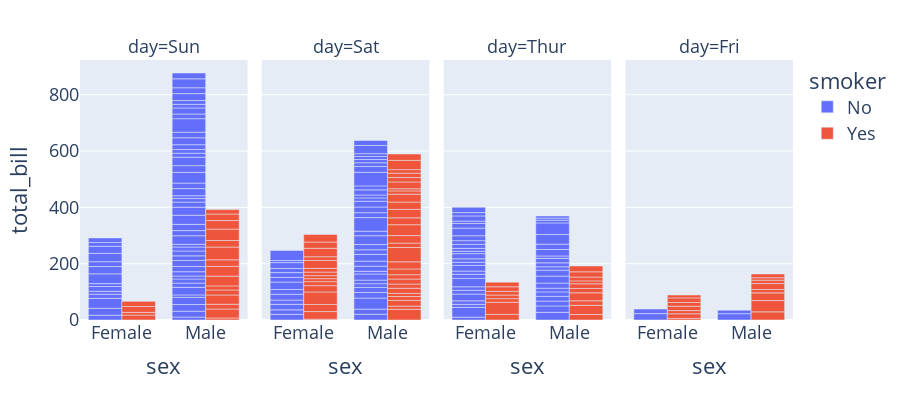

This figure's notebook cell:
### Markdown cell above
# Loading Tracking Data

In this tutorial, we will walk through the process of loading tracking data from different format
into Megabouts.

## Table of Contents
1. [Tracking method and data format](#Tracking-method-and-data-format)
2. [Example of high-resolution tracking for freely-swimming zebrafish](#Example-of-high-resolution-tracking-for-freely-swimming-zebrafish)
3. [Example of tail tracking in head-restrained condition](#Example-of-tail-tracking-in-head-restrained-condition)
4. [Example of low resolution centroid tracking from the Zebrabox config](#Example-of-low-resolution-centroid-tracking-from-the-Zebrabox-config)
5. [Example of noisy tracking of freely-swimming zebrafish](#Example-of-noisy-tracking-of-freely-swimming-zebrafish)

### Code cell
import plotly.express as px
import numpy as np

df = px.data.tips()
fig = px.bar(
    df,
    x="sex",
    y="total_bill",
    facet_col="day",
    color="smoker",
    barmode="group",
    template="presentation+plotly",
)
fig.update_layout(height=400)
fig

### Figure 1 — Plotly figure (JSON) as saved in the notebook; plotly's stock layout.template omitted (floating-point values rounded to 4 significant figures)
{"data": [{"alignmentgroup": "True", "hovertemplate": "smoker=No<br>day=Sun<br>sex=%{x}<br>total_bill=%{y}<extra></extra>", "legendgroup": "No", "marker": {"color": "#636efa", "pattern": {"shape": ""}}, "name": "No", "offsetgroup": "No", "orientation": "v", "showlegend": true, "textposition": "auto", "type": "bar", "x": ["Female", "Male", "Male", "Male", "Female", "Male", "Male", "Male", "Male", "Male", "Male", "Female", "Male", "Male", "Female", "Male", "Female", "Male", "Female", "Male", "Male", "Male", "Male", "Male", "Male", "Male", "Male", "Male", "Male", "Female", "Female", "Male", "Male", "Male", "Male", "Male", "Female", "Female", "Male", "Male", "Male", "Male", "Male", "Male", "Female", "Male", "Female", "Female", "Male", "Male", "Male", "Female", "Male", "Male", "Male", "Male", "Male"], "xaxis": "x", "y": [16.99, 10.34, 21.01, 23.68, 24.59, 25.29, 8.77, 26.88, 15.04, 14.78, 10.27, 35.26, 15.42, 18.43, 14.83, 21.58, 10.33, 16.29, 16.97, 17.46, 13.94, 9.68, 30.4, 18.29, 22.23, 32.4, 28.55, 18.04, 12.54, 10.29, 34.81, 9.94, 25.56, 19.49, 38.07, 23.95, 25.71, 17.31, 29.93, 14.07, 13.13, 17.26, 24.55, 19.77, 29.85, 48.17, 25, 13.39, 16.49, 21.5, 12.66, 16.21, 13.81, 24.52, 20.76, 31.71, 20.69], "yaxis": "y"}, {"alignmentgroup": "True", "hovertemplate": "smoker=No<br>day=Sat<br>sex=%{x}<br>total_bill=%{y}<extra></extra>", "legendgroup": "No", "marker": {"color": "#636efa", "pattern": {"shape": ""}}, "name": "No", "offsetgroup": "No", "orientation": "v", "showlegend": false, "textposition": "auto", "type": "bar", "x": ["Male", "Male", "Female", "Female", "Male", "Male", "Male", "Male", "Male", "Male", "Female", "Male", "Male", "Female", "Female", "Male", "Male", "Male", "Female", "Male", "Male", "Male", "Female", "Male", "Male", "Male", "Female", "Male", "Male", "Female", "Female", "Male", "Female", "Male", "Male", "Female", "Male", "Male", "Male", "Male", "Male", "Male", "Female", "Male", "Male"], "xaxis": "x2", "y": [20.65, 17.92, 20.29, 15.77, 39.42, 19.82, 17.81, 13.37, 12.69, 21.7, 19.65, 9.55, 18.35, 15.06, 20.69, 17.78, 24.06, 16.31, 16.93, 18.69, 31.27, 16.04, 26.41, 48.27, 17.59, 20.08, 16.45, 20.23, 12.02, 17.07, 14.73, 10.51, 20.92, 18.24, 14, 7.25, 48.33, 20.45, 13.28, 11.61, 10.77, 10.07, 35.83, 29.03, 17.82], "yaxis": "y2"}, {"alignmentgroup": "True", "hovertemplate": "smoker=No<br>day=Thur<br>sex=%{x}<br>total_bill=%{y}<extra></extra>", "legendgroup": "No", "marker": {"color": "#636efa", "pattern": {"shape": ""}}, "name": "No", "offsetgroup": "No", "orientation": "v", "showlegend": false, "textposition": "auto", "type": "bar", "x": ["Male", "Male", "Male", "Male", "Female", "Male", "Female", "Male", "Male", "Male", "Male", "Female", "Female", "Female", "Male", "Female", "Male", "Male", "Female", "Female", "Male", "Female", "Female", "Male", "Male", "Female", "Female", "Female", "Female", "Female", "Female", "Female", "Female", "Female", "Male", "Male", "Female", "Female", "Female", "Female", "Female", "Male", "Male", "Male", "Female"], "xaxis": "x3", "y": [27.2, 22.76, 17.29, 16.66, 10.07, 15.98, 34.83, 13.03, 18.28, 24.71, 21.16, 10.65, 12.43, 24.08, 11.69, 13.42, 14.26, 15.95, 12.48, 29.8, 8.52, 14.52, 11.38, 22.82, 19.08, 20.27, 11.17, 12.26, 18.26, 8.51, 10.33, 14.15, 13.16, 17.47, 34.3, 41.19, 27.05, 16.43, 8.35, 18.64, 11.87, 9.78, 7.51, 7.56, 18.78], "yaxis": "y3"}, {"alignmentgroup": "True", "hovertemplate": "smoker=No<br>day=Fri<br>sex=%{x}<br>total_bill=%{y}<extra></extra>", "legendgroup": "No", "marker": {"color": "#636efa", "pattern": {"shape": ""}}, "name": "No", "offsetgroup": "No", "orientation": "v", "showlegend": false, "textposition": "auto", "type": "bar", "x": ["Male", "Female", "Male", "Female"], "xaxis": "x4", "y": [22.49, 22.75, 12.46, 15.98], "yaxis": "y4"}, {"alignmentgroup": "True", "hovertemplate": "smoker=Yes<br>day=Sun<br>sex=%{x}<br>total_bill=%{y}<extra></extra>", "legendgroup": "Yes", "marker": {"color": "#EF553B", "pattern": {"shape": ""}}, "name": "Yes", "offsetgroup": "Yes", "orientation": "v", "showlegend": true, "textposition": "auto", "type": "bar", "x": ["Female", "Male", "Male", "Male", "Male", "Male", "Male", "Female", "Male", "Male", "Male", "Male", "Male", "Male", "Female", "Male", "Female", "Male", "Male"], "xaxis": "x", "y": [17.51, 7.25, 31.85, 16.82, 32.9, 17.89, 14.48, 9.6, 34.63, 34.65, 23.33, 45.35, 23.17, 40.55, 20.9, 30.46, 18.15, 23.1, 15.69], "yaxis": "y"}, {"alignmentgroup": "True", "hovertemplate": "smoker=Yes<br>day=Sat<br>sex=%{x}<br>total_bill=%{y}<extra></extra>", "legendgroup": "Yes", "marker": {"color": "#EF553B", "pattern": {"shape": ""}}, "name": "Yes", "offsetgroup": "Yes", "orientation": "v", "showlegend": false, "textposition": "auto", "type": "bar", "x": ["Male", "Male", "Male", "Male", "Male", "Male", "Female", "Male", "Female", "Female", "Male", "Female", "Female", "Male", "Male", "Male", "Female", "Female", "Female", "Male", "Male", "Male", "Male", "Male", "Female", "Male", "Male", "Female", "Female", "Female", "Male", "Male", "Male", "Female", "Female", "Male", "Male", "Male", "Male", "Male", "Female", "Male"], "xaxis": "x2", "y": [38.01, 11.24, 20.29, 13.81, 11.02, 18.29, 3.07, 15.01, 26.86, 25.28, 17.92, 44.3, 22.42, 15.36, 20.49, 25.21, 14.31, 10.59, 10.63, 50.81, 15.81, 26.59, 38.73, 24.27, 12.76, 30.06, 25.89, 13.27, 28.17, 12.9, 28.15, 11.59, 7.74, 30.14, 22.12, 24.01, 15.69, 15.53, 12.6, 32.83, 27.18, 22.67], "yaxis": "y2"}, {"alignmentgroup": "True", "hovertemplate": "smoker=Yes<br>day=Thur<br>sex=%{x}<br>total_bill=%{y}<extra></extra>", "legendgroup": "Yes", "marker": {"color": "#EF553B", "pattern": {"shape": ""}}, "name": "Yes", "offsetgroup": "Yes", "orientation": "v", "showlegend": false, "textposition": "auto", "type": "bar", "x": ["Male", "Male", "Male", "Female", "Male", "Male", "Male", "Male", "Female", "Female", "Male", "Male", "Female", "Female", "Female", "Male", "Female"], "xaxis": "x3", "y": [19.44, 32.68, 16, 19.81, 28.44, 15.48, 16.58, 10.34, 43.11, 13, 13.51, 18.71, 12.74, 13, 16.4, 20.53, 16.47], "yaxis": "y3"}, {"alignmentgroup": "True", "hovertemplate": "smoker=Yes<br>day=Fri<br>sex=%{x}<br>total_bill=%{y}<extra></extra>", "legendgroup": "Yes", "marker": {"color": "#EF553B", "pattern": {"shape": ""}}, "name": "Yes", "offsetgroup": "Yes", "orientation": "v", "showlegend": false, "textposition": "auto", "type": "bar", "x": ["Male", "Female", "Female", "Male", "Male", "Male", "Male", "Female", "Female", "Male", "Female", "Male", "Male", "Female", "Female"], "xaxis": "x4", "y": [28.97, 5.75, 16.32, 40.17, 27.28, 12.03, 21.01, 11.35, 15.38, 12.16, 13.42, 8.58, 13.42, 16.27, 10.09], "yaxis": "y4"}], "layout": {"annotations": [{"font": {}, "showarrow": false, "text": "day=Sun", "x": 0.1175, "xanchor": "center", "xref": "paper", "y": 1, "yanchor": "bottom", "yref": "paper"}, {"font": {}, "showarrow": false, "text": "day=Sat", "x": 0.3725, "xanchor": "center", "xref": "paper", "y": 1, "yanchor": "bottom", "yref": "paper"}, {"font": {}, "showarrow": false, "text": "day=Thur", "x": 0.6275, "xanchor": "center", "xref": "paper", "y": 1, "yanchor": "bottom", "yref": "paper"}, {"font": {}, "showarrow": false, "text": "day=Fri", "x": 0.8825, "xanchor": "center", "xref": "paper", "y": 1, "yanchor": "bottom", "yref": "paper"}], "barmode": "group", "height": 400, "legend": {"title": {"text": "smoker"}, "tracegroupgap": 0}, "margin": {"t": 60}, "xaxis": {"anchor": "y", "domain": [0, 0.235], "title": {"text": "sex"}}, "xaxis2": {"anchor": "y2", "domain": [0.255, 0.49], "matches": "x", "title": {"text": "sex"}}, "xaxis3": {"anchor": "y3", "domain": [0.51, 0.745], "matches": "x", "title": {"text": "sex"}}, "xaxis4": {"anchor": "y4", "domain": [0.765, 1.0], "matches": "x", "title": {"text": "sex"}}, "yaxis": {"anchor": "x", "domain": [0, 1], "title": {"text": "total_bill"}}, "yaxis2": {"anchor": "x2", "domain": [0, 1], "matches": "y", "showticklabels": false}, "yaxis3": {"anchor": "x3", "domain": [0, 1], "matches": "y", "showticklabels": false}, "yaxis4": {"anchor": "x4", "domain": [0, 1], "matches": "y", "showticklabels": false}}}
